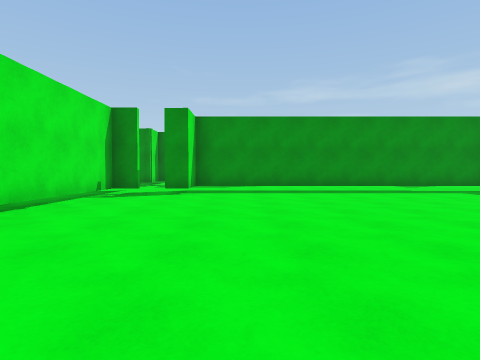
view 1 (above)

24 first-person views from a walk through a scene from a Unity 3-D project. The camera is 1.2 m above the floor, tilts 2° down and sees 80° across. The floor is counted in squares, 2 m on a side. Each view is taken from the middle of a square. On the plan, view 1 faces up. The plan holds only what a view shows up to about 9 squares ahead; the rest is blank. The place goes on beyond the plan.

view 2
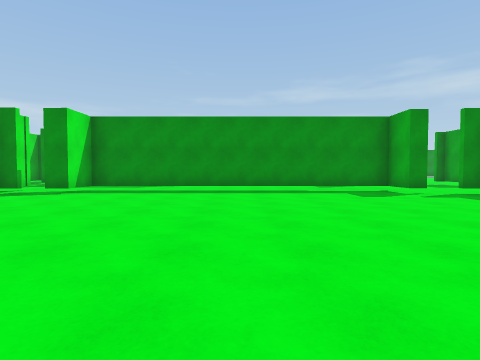

view 3
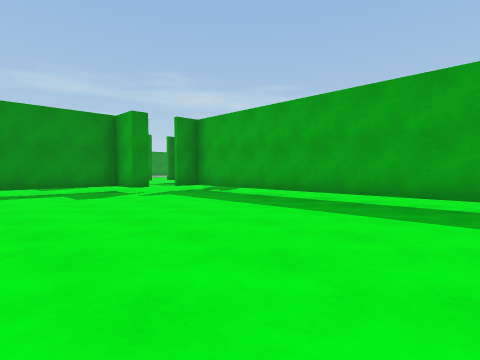

view 4
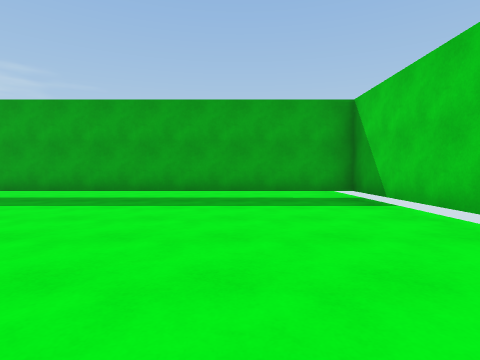

view 5
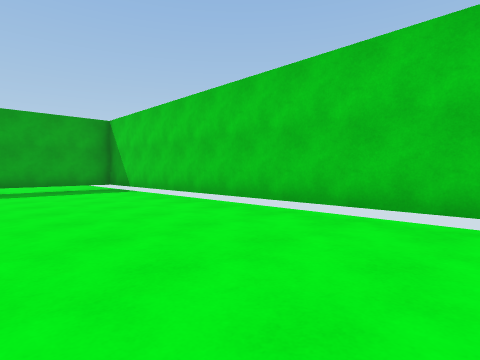

view 6
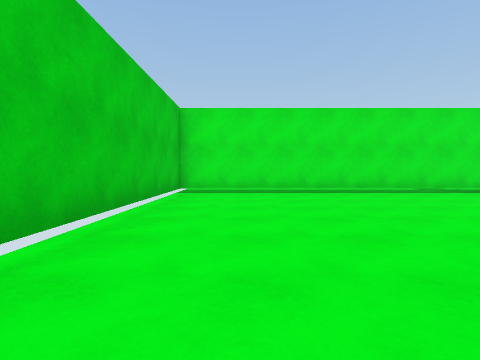

view 7
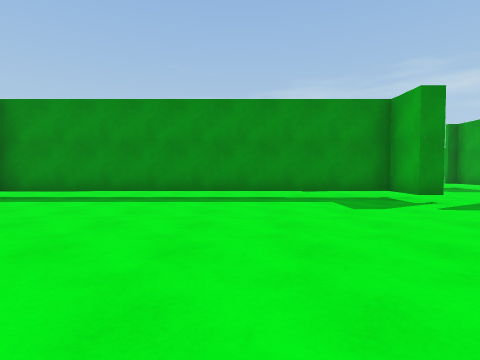

view 8
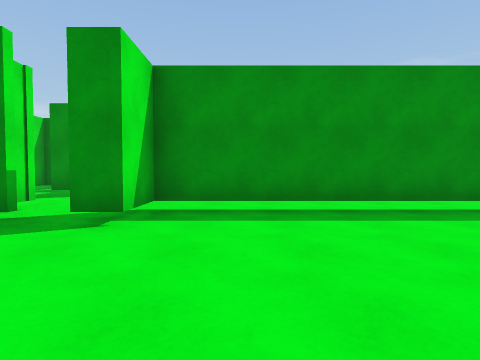

view 9
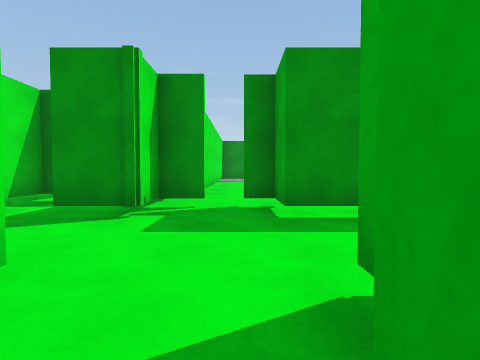

view 10
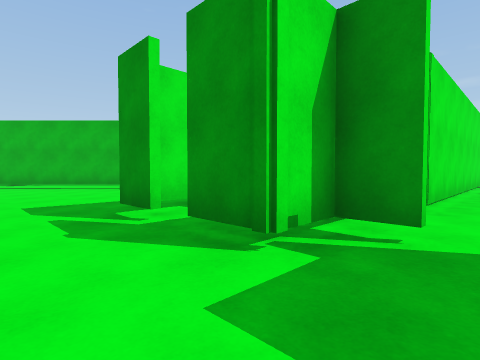

view 11
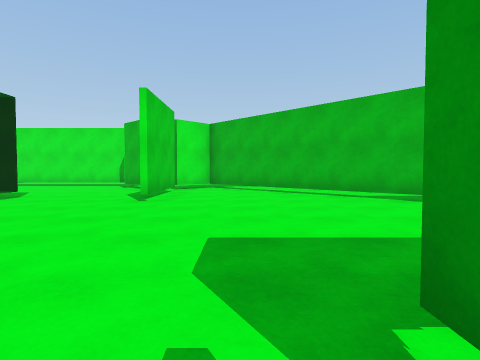

view 12
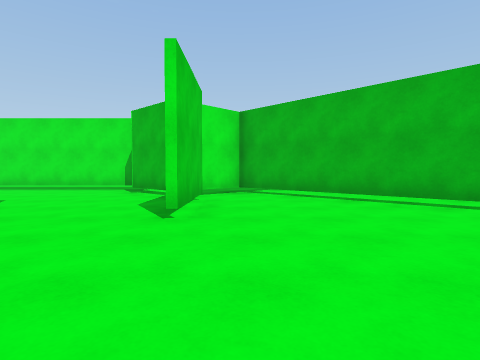

view 13
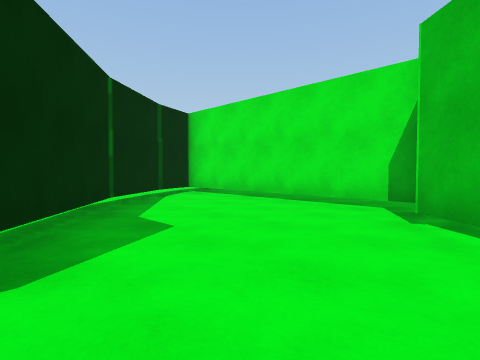

view 14
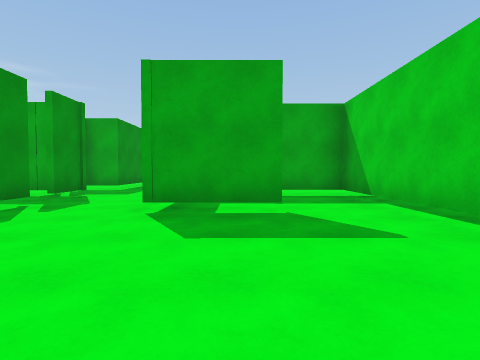

view 15
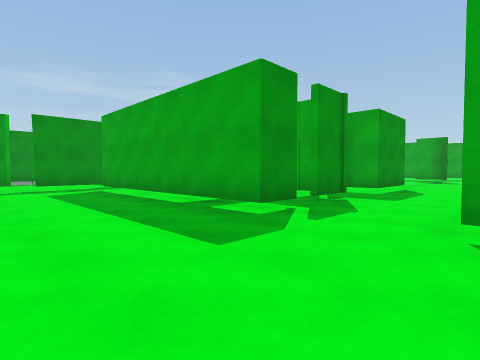

view 16
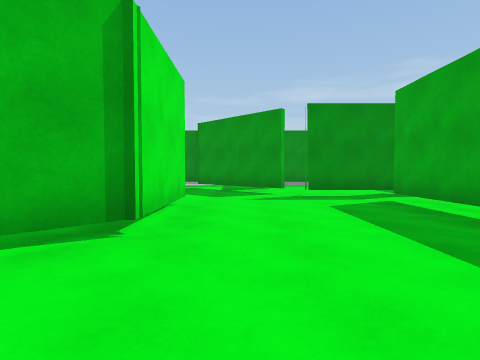

view 17
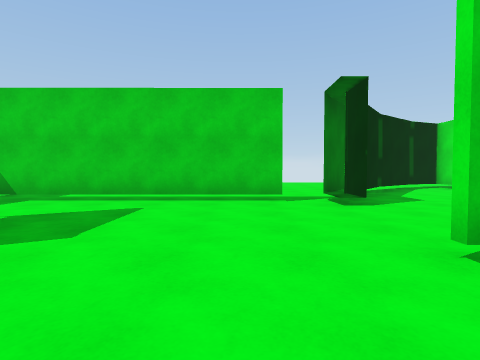

view 18
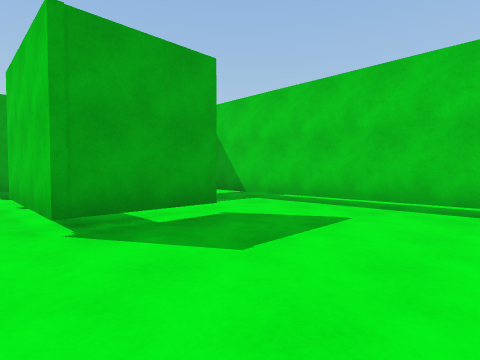

view 19
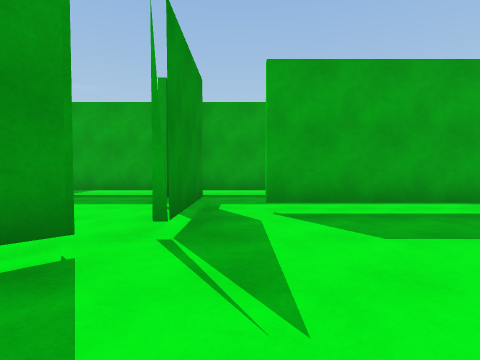

view 20
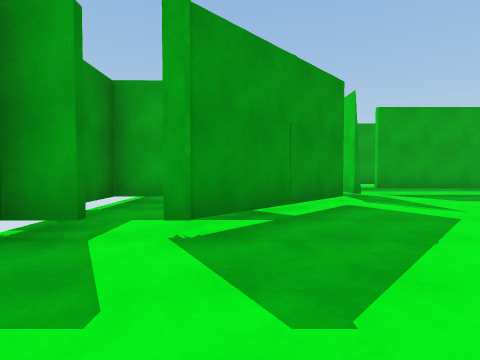

view 21
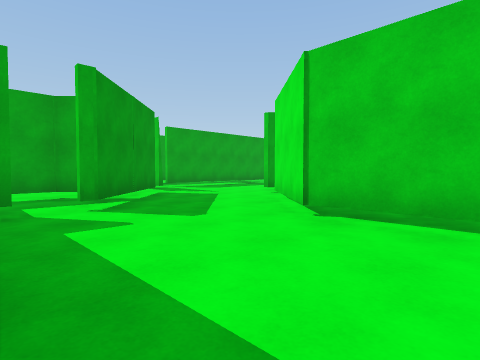

view 22
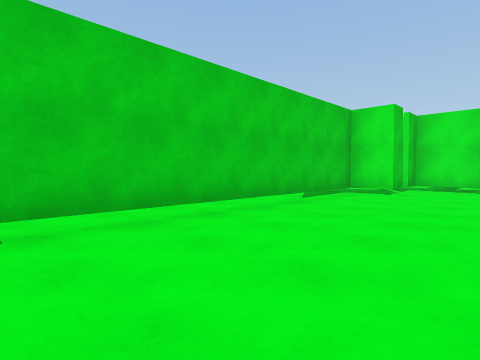

view 23
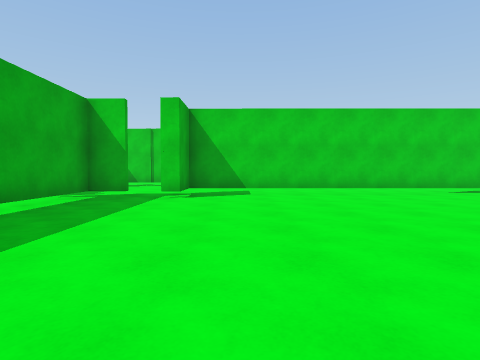

view 24
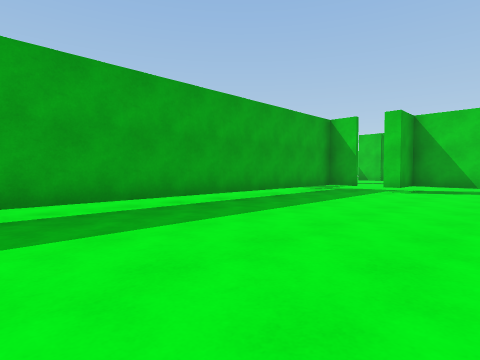

### Floor plan
Key: @ floor where view 1 was taken; # wall or solid block; x gap in a wall; . floor; T thing the floor can be seen under or through.
Columns run from 16 left of view 1 to 11 right of it. Each row starts with its distance up from view 1.
 23       ###
 22  .....#.#
 21  .......#    #.
 20  .....###    #.      ....#.
 19  ......##    #       ....T..
 18  ####...######.      ....T..
 17     ##.......#.      ....T..
 16      ##...T..#.     .....T..
 15       #...T..#.    ......T.
 14      ##...T..#.  ........T.
 13     ##....T  #...........T.
 12    ##.....T  #xT.........T
 11   ##......TT##.TTxTTTTTT...#
 10   #.........................
  9   #........................
  8   ####....##TT.TTTTTTxTT...
  7   #.......#..T...........#
  6 ###..........T...........#
  5 #....#.......T...........#
  4 #...##.TTTTTTT...........#
  3 #...#........T...........#
  2 #.###..    ..T...........#
  1 ###.       ..T...........#
  0 #..        ..T..@........#
 -1            ..T...........#
 -2            ..T...........#
 -3            ..#...........#
 -4              #############

Where each view was taken, in squares from view 1:
view 1: 0 up, 0 right, facing up
view 2: 0 up, 3 right, facing up
view 3: 0 up, 4 right, facing up-right
view 4: 1 down, 3 right, facing right
view 5: 0 up, 0 right, facing down-right
view 6: 2 down, 4 right, facing left
view 7: 2 up, 4 right, facing up
view 8: 4 up, 0 right, facing up
view 9: 7 up, 2 left, facing up
view 10: 9 up, 2 left, facing up-left
view 11: 10 up, 5 left, facing left
view 12: 9 up, 7 left, facing left
view 13: 7 up, 11 left, facing down-left
view 14: 7 up, 10 left, facing right
view 15: 8 up, 9 left, facing up-right
view 16: 11 up, 9 left, facing up
view 17: 10 up, 9 left, facing down
view 18: 9 up, 9 left, facing down-right
view 19: 17 up, 10 left, facing right
view 20: 20 up, 13 left, facing right
view 21: 22 up, 15 left, facing down-right
view 22: 14 up, 6 right, facing down-left
view 23: 18 up, 6 right, facing down
view 24: 20 up, 5 right, facing down-right
